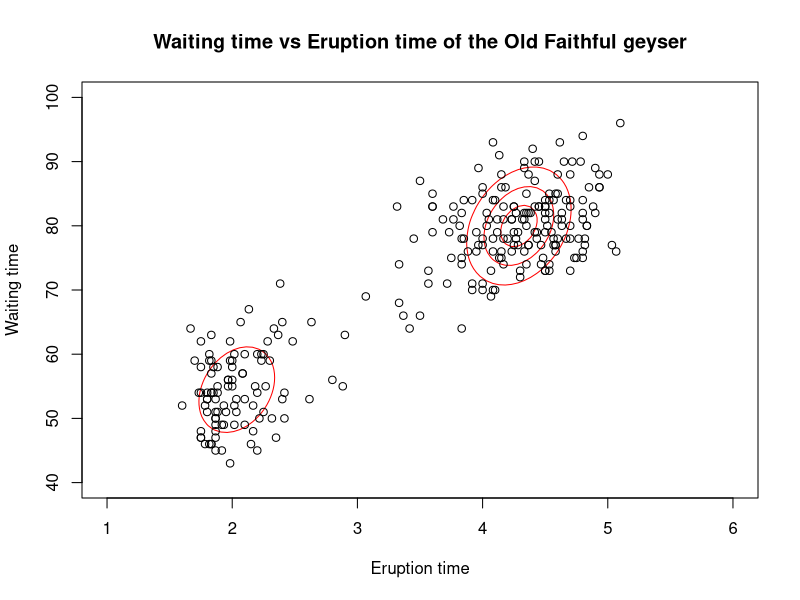

R code for this plot:

# input data
mu <- matrix(c(4,60,3,70),ncol = 2, byrow = T)
sigma <- matrix(c(1,0,0,1,1,0,0,1),ncol = 4, byrow = T)
alpha <- c(0.5,0.5)
iter_num  = 10


# Qstep
Qf <- function(data,mu,sigma,alpha,iter_num ){
  require(dplyr)
  require(mvtnorm)
newalpha <- alpha
newmu <- mu
newsigma1 <- sigma
for(j in 1:iter_num){
  p = matrix(0,nrow(faithful),length(alpha))
  temp_mu = matrix(0,nrow(faithful),2*length(alpha))
  temp_sigma = matrix(0,nrow(faithful),4*length(alpha))
  
  for( i in 1:nrow(faithful)){
    x <- faithful[i,] %>% as.numeric()
    temp = 0
    for(k in 1:length(alpha)){
      temp = temp + alpha[k]*dmvnorm(x,mu[k,],matrix(sigma[k,],2,2))
    }
    for(k in 1:length(alpha)){
      p[i,k] <- alpha[k]*dmvnorm(x,mu[k,],matrix(sigma[k,],2,2))/temp
      temp_mu[i,(2*k-1):(2*k)] <- x*p[i,k]
      temp_sigma[i,(4*k-3):(4*k)] <- (x - mu[k,])%*%t(x - mu[k,])*p[i,k]
    }}
  
   for(k in 1:length(alpha)){
    alpha[k] <- mean(p[,k])
    temp_mu1 <- temp_mu[,(2*k-1):(2*k)]
    mu[k,] <- apply(temp_mu1,2,sum)/sum(p[,k]) 
    sigma1 <- temp_sigma[,(4*k-3):(4*k)]
    sigma[k,] <- apply(sigma1,2,sum)/sum(p[,k])
   }
}
colnames(mu) <- colnames(data)
temp = list()
n1 <- NULL
n2 <- NULL
for (w in 1:nrow(mu)){
  temp[1] <- list(c(alpha))
  temp[w+1] = list(mu[w,])
  temp[(w+nrow(mu))+1] = list(matrix(sigma[1,],2,2))
  n1 <- c(n1,paste0("mu",w))
  n2 <- c(n2,paste0("sigma",w))
}
names(temp) <- c("alpha",n1,n2)
return(temp)
}

Qf <- Qf(data,mu,sigma,alpha,iter_num )



# Plot --------------------------------------------------------------------
# refer from other code
# refer from https://commons.wikimedia.org/wiki/File:Em_old_faithful.gif
xpts <- seq(from=1,to=6,length.out=100)
ypts <- seq(from=40,to=100,length.out=100)

#function to plot current data
plot.em <- function(theta){
  mixture.contour <- outer(xpts,ypts,function(x,y) {
    theta$alpha[1]*dmvnorm(cbind(x,y),mean=theta$mu1,sigma=theta$sigma1) + theta$alpha[2]*dmvnorm(cbind(x,y),mean=theta$mu2,sigma=theta$sigma2)
  })
  contour(xpts,ypts,mixture.contour,nlevels=5,drawlabel=FALSE,col="red",xlab="Eruption time",ylab="Waiting time",main="Waiting time vs Eruption time of the Old Faithful geyser")
  points(faithful)
}

plot.em(Qf)
